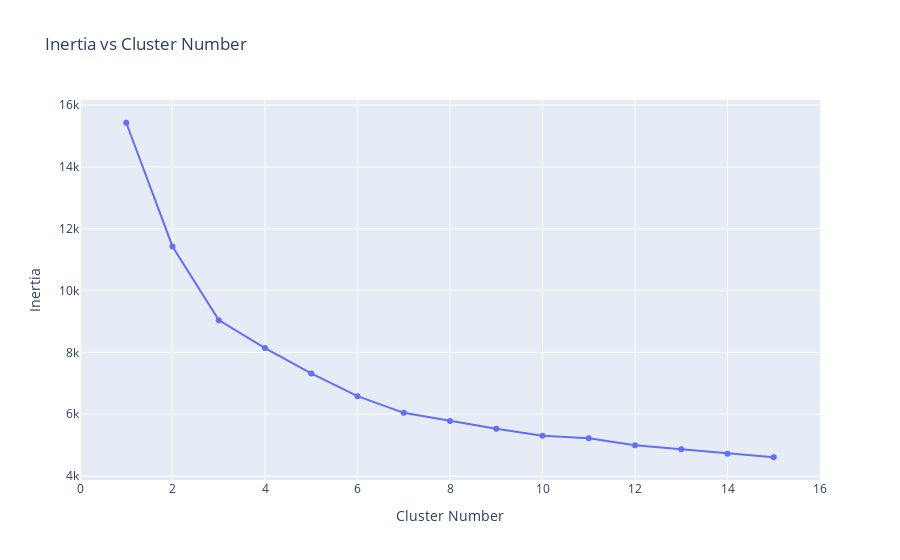

Notebook cell for this chart:
### Code cell
#Elbow point visualization graph
from sklearn.cluster import KMeans
from sklearn.preprocessing import MinMaxScaler
import plotly.graph_objects as go
import numpy as np
scaler = MinMaxScaler()
scaler.fit(x_ones)
X=scaler.transform(x_ones)
inertia = []
max_clusters = x_ones.shape[1] + 1
cluster_number = list(range(1, max_clusters))
for i in cluster_number:
    kmeans = KMeans(
        n_clusters=i, init="k-means++",
        n_init=10,
        tol=1e-04, random_state=42
    )
    kmeans.fit(X)
    inertia.append(kmeans.inertia_)
fig = go.Figure(data=go.Scatter(x=np.arange(1,max_clusters),y=inertia))
fig.update_layout(title="Inertia vs Cluster Number",xaxis=dict(range=[0,max_clusters],title="Cluster Number"),
                  yaxis={'title':'Inertia'},
                 annotations=[
    ])

### Figure 1 — Plotly figure (JSON) as saved in the notebook; plotly's stock layout.template omitted (floating-point values rounded to 4 significant figures)
{"data": [{"type": "scatter", "x": [1, 2, 3, 4, 5, 6, 7, 8, 9, 10, 11, 12, 13, 14, 15], "y": [15430.0, 11430.0, 9044.0, 8139.0, 7319.0, 6585.0, 6046.0, 5781.0, 5531.0, 5303.0, 5227.0, 4994.0, 4864.0, 4724.0, 4609.0]}], "layout": {"title": {"text": "Inertia vs Cluster Number"}, "xaxis": {"range": [0, 16], "title": {"text": "Cluster Number"}}, "yaxis": {"title": {"text": "Inertia"}}}}
